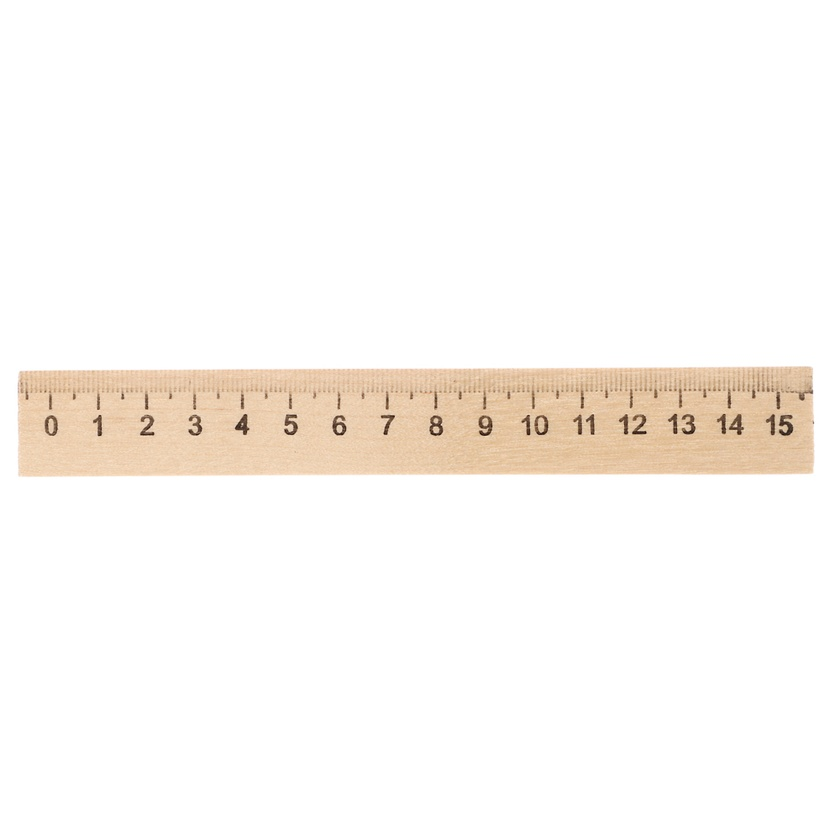
#> input picture src/photos_in/2.jpg, 840 x 840 px, shrunk from 1000 x 1000 before the run
$ python -i main.py   (imports and definitions only)
#> lines starting #> are read from the running program, lines starting #| are printed output that depends on the picture; after the words box and inside, x2 and y2 are one past the last pixel; in counts of white or black regions, pixels touching at a corner belong together
#> further down, picture is the input picture: shape (840, 840, 3); mean B, G, R 244, 247.8, 251.4
import cv2
import numpy as np
from ultralytics import YOLO

# [6 lines not run here, left out]

# [76 lines left out: functions detect_workspace, main, not called in this run]

def process_frame_with_localization(frame, real_object_width_mm=None, workspace=None):
    """
    Обрабатывает кадр:
    - Находит самый большой контур (объект)
    - Вписывает в minAreaRect
    - Строит диагонали
    - Привязывает центр к (0;0)
    - Если рабочая область найдена, вычисляет координаты объекта относительно неё
    """
    # Преобразование в оттенки серого
    img_grey = cv2.cvtColor(frame, cv2.COLOR_BGR2GRAY)
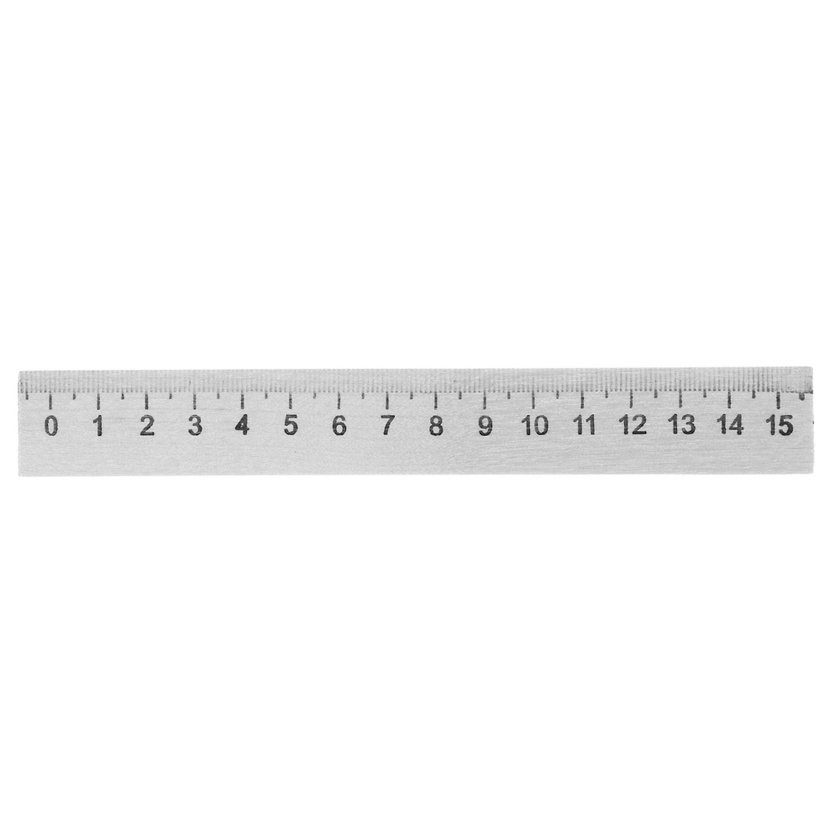
#> img_grey: shape (840, 840); min 11, max 255, mean 248.4

    # Повышение контрастности
    img_grey = cv2.equalizeHist(img_grey)
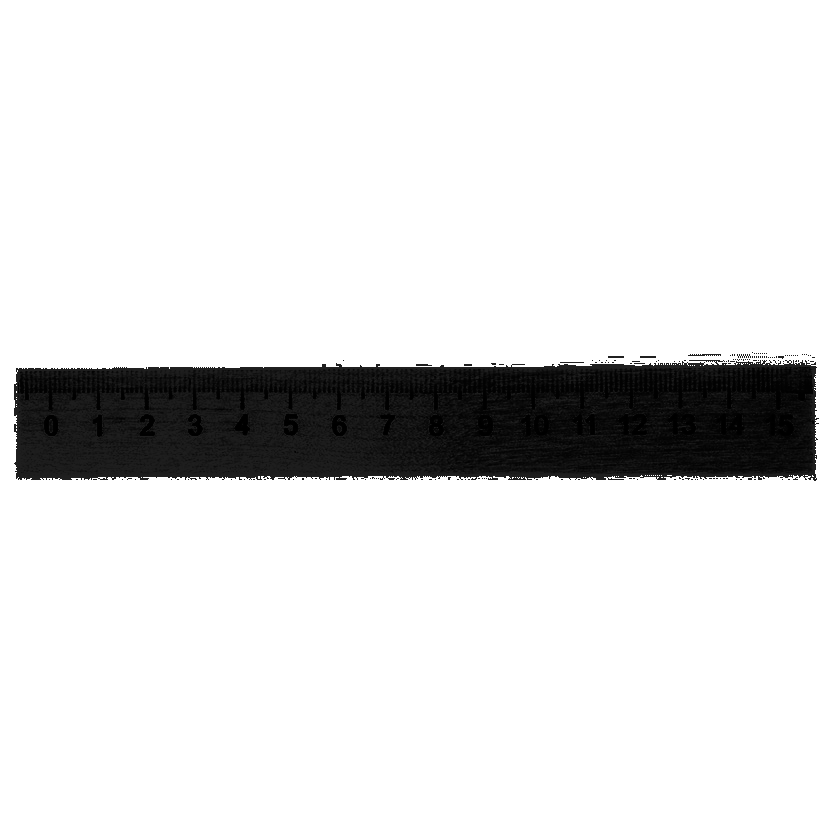
#> img_grey: shape (840, 840); min 0, max 255, mean 224.7

    # Применение размытия для снижения шума
    blurred = cv2.GaussianBlur(img_grey, (5, 5), 0)

    # Применение пороговой обработки для выделения объектов
    ret, thresh = cv2.threshold(blurred, 0, 255, cv2.THRESH_BINARY + cv2.THRESH_OTSU)
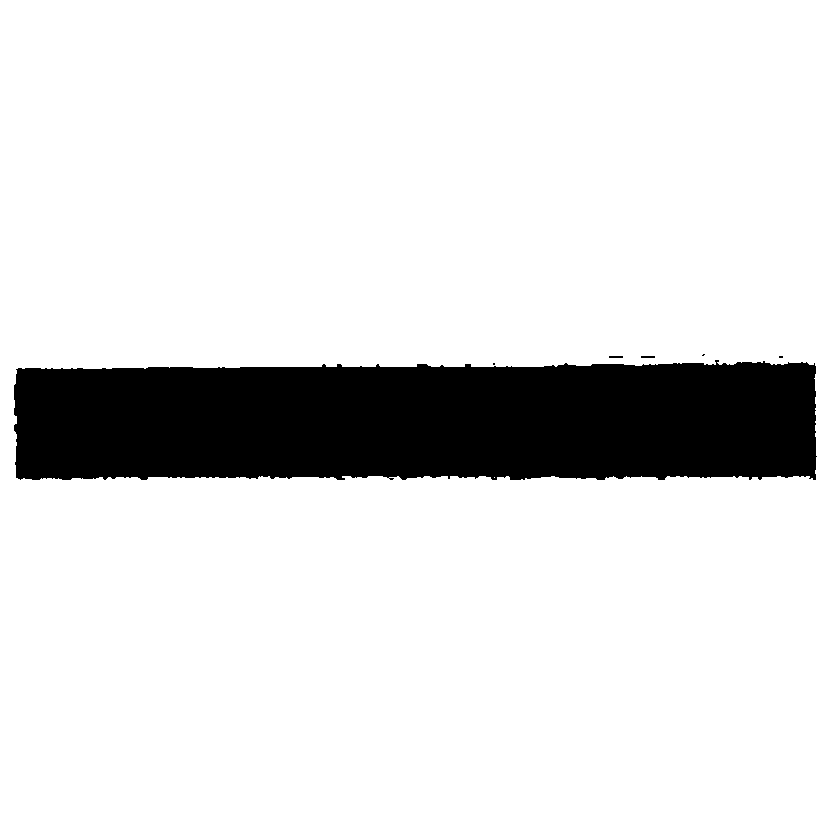
#> thresh: shape (840, 840); 87.4% white; 6 black regions (3 under 20 px), largest, box (x1, y1, x2, y2) and area: (14, 360, 817, 480) 89183, (609, 356, 623, 358) 28, (641, 356, 655, 358) 28
#> ret = 136

    # Морфологические операции для удаления мелких шумов
    kernel = cv2.getStructuringElement(cv2.MORPH_RECT, (5, 5))
    thresh = cv2.morphologyEx(thresh, cv2.MORPH_OPEN, kernel, iterations=2)
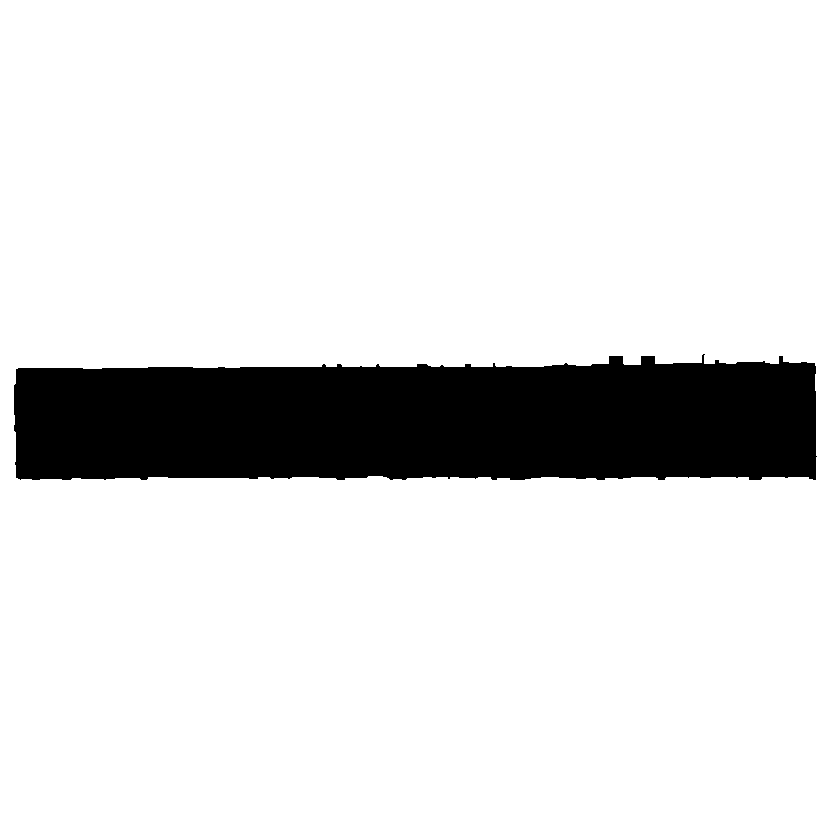
#> thresh: shape (840, 840); 87.2% white; 1 black region, box (x1, y1, x2, y2) and area: (14, 354, 817, 480) 89971

    # Заполнение "дыр" внутри объектов
    thresh = cv2.dilate(thresh, kernel, iterations=3)
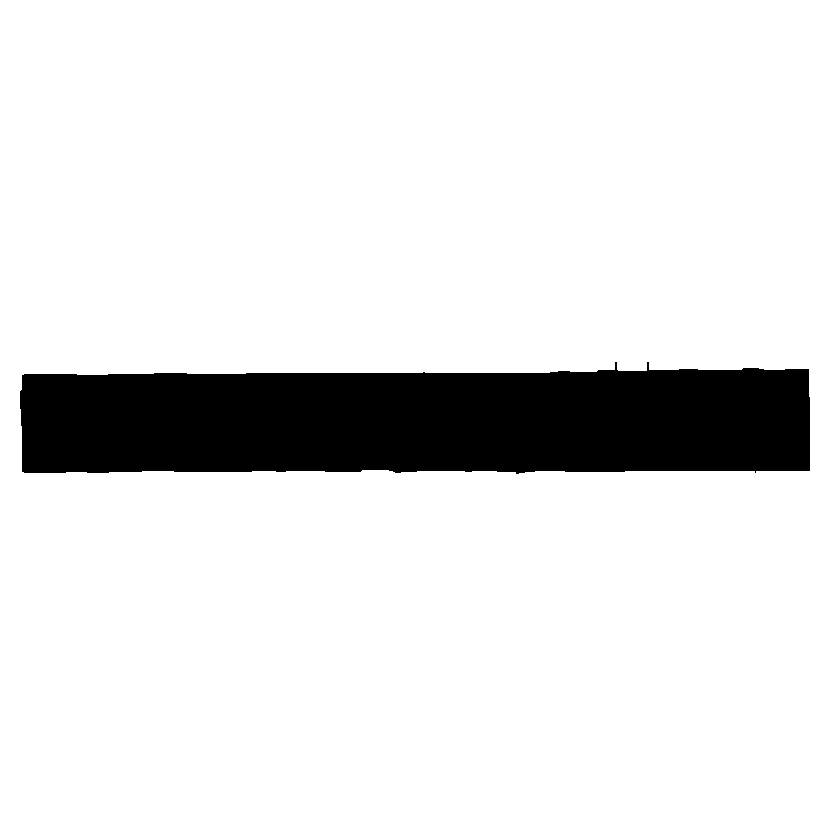
#> thresh: shape (840, 840); 88.9% white; 1 black region, box (x1, y1, x2, y2) and area: (20, 362, 810, 474) 78240

    # Поиск контуров
    contours, hierarchy = cv2.findContours(thresh, cv2.RETR_EXTERNAL, cv2.CHAIN_APPROX_SIMPLE)
#> contours = [[[0, 0], [0, 839], [839, 839], [839, 0]]]

    output = frame.copy()

    if workspace is not None:
        # Рисуем рабочую область
        center_x, center_y = workspace['center']
        width, height = workspace['width'], workspace['height']
        angle = workspace['angle']

        # Получаем 4 угла повёрнутого прямоугольника
        rect = ((center_x, center_y), (width, height), angle)
        box = cv2.boxPoints(rect)
        box = np.intp(box)

        # Рисуем контур рабочей области
        cv2.drawContours(output, [box], 0, (255, 255, 0), 2)

        # Рисуем центр рабочей области
        cv2.circle(output, (int(center_x), int(center_y)), 5, (255, 255, 0), -1)
        cv2.putText(output, "Workspace", (int(center_x) + 10, int(center_y) - 10),
                   cv2.FONT_HERSHEY_SIMPLEX, 0.5, (255, 255, 0), 1)

        # Выводим информацию о рабочей области
        cv2.putText(output, f"Workspace: {width:.0f}x{height:.0f} px, {angle:.1f} deg",
                   (10, output.shape[0] - 40), cv2.FONT_HERSHEY_SIMPLEX, 0.5, (255, 255, 0), 1)

    # Фильтруем контуры по площади (минимум 500 пикселей)
    min_contour_area = 500
    valid_contours = [c for c in contours if cv2.contourArea(c) > min_contour_area]
#> valid_contours = [[[0, 0], [0, 839], [839, 839], [839, 0]]]

    if valid_contours:
        main_contour = max(valid_contours, key=cv2.contourArea)
#> main_contour = [[0, 0], [0, 839], [839, 839], [839, 0]]
        rect = cv2.minAreaRect(main_contour)
#> rect = ((419.5, 419.5), (839, 839), -90)
        box = cv2.boxPoints(rect)
#> box = [[839, 839], [-2.57e-14, 839], [0, 0], [839, 0]]
        box = np.intp(box)
#> box = [[839, 839], [0, 839], [0, 0], [839, 0]]
        obj_center_x, obj_center_y = rect[0]
#> obj_center_x = 419.5; obj_center_y = 419.5
        width_px, height_px = rect[1]
#> width_px = 839; height_px = 839
        angle = rect[2]
#> angle = -90
        scale_mm_per_px = None
        scale_text = ""
        if real_object_width_mm is not None and width_px > 0:
            scale_mm_per_px = real_object_width_mm / width_px
            scale_text = f"Scale: {scale_mm_per_px:.3f} mm/px"
        else:
            scale_mm_per_px = 1.0
            scale_text = "Scale: 1 px/unit"
        cv2.drawContours(output, [box], 0, (255, 0, 0), 2)
        cv2.line(output, tuple(box[0]), tuple(box[2]), (0, 0, 255), 2)
        cv2.line(output, tuple(box[1]), tuple(box[3]), (0, 0, 255), 2)
        cv2.circle(output, (int(obj_center_x), int(obj_center_y)), 7, (0, 255, 255), -1)
#> output: shape (840, 840, 3); mean B, G, R 241.1, 242.5, 249
        cv2.putText(output, "(0;0) Obj", (int(obj_center_x) + 15, int(obj_center_y) - 15),
                   cv2.FONT_HERSHEY_SIMPLEX, 0.7, (0, 255, 255), 2)
        axis_len = 100
        # Ось X (вправо) - Красная
        end_x = (int(obj_center_x + axis_len), int(obj_center_y))
#> end_x = (519, 419)
        cv2.arrowedLine(output, (int(obj_center_x), int(obj_center_y)), end_x,
                       (0, 0, 255), 2, tipLength=0.2)
        cv2.putText(output, "X", end_x, cv2.FONT_HERSHEY_SIMPLEX, 0.6, (0, 0, 255), 2)
#> output: shape (840, 840, 3); mean B, G, R 240.9, 242.4, 249.1
        # Ось Y (вверх) - Синяя
        end_y = (int(obj_center_x), int(obj_center_y - axis_len))
#> end_y = (419, 319)
        cv2.arrowedLine(output, (int(obj_center_x), int(obj_center_y)), end_y,
                       (255, 0, 0), 2, tipLength=0.2)
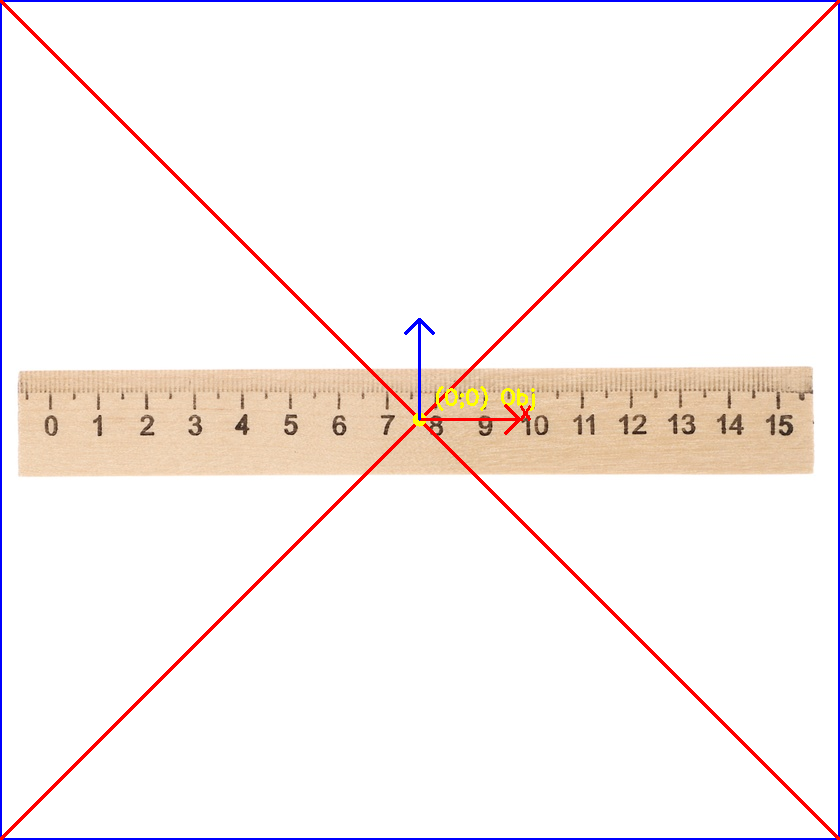
#> output: shape (840, 840, 3); mean B, G, R 240.9, 242.3, 249
        cv2.putText(output, "Y", end_y, cv2.FONT_HERSHEY_SIMPLEX, 0.6, (255, 0, 0), 2)
#> output: shape (840, 840, 3); 0.01% of pixels changed, all inside (x1, y1, x2, y2) = (419, 305, 431, 321)
        info_y = 30
        cv2.putText(output, f"Object Center: (0;0)", (10, info_y),
                   cv2.FONT_HERSHEY_SIMPLEX, 0.6, (255, 255, 255), 2)
#> output: shape (840, 840, 3); mean B, G, R 240.9, 242.3, 248.9
        info_y += 25
        cv2.putText(output, f"Object Angle: {angle:.1f} deg", (10, info_y),
                   cv2.FONT_HERSHEY_SIMPLEX, 0.6, (255, 255, 255), 2)
#> output: shape (840, 840, 3); mean B, G, R 240.9, 242.3, 248.9
        info_y += 25
        cv2.putText(output, f"Object Size: {width_px:.0f} x {height_px:.0f} px", (10, info_y),
                   cv2.FONT_HERSHEY_SIMPLEX, 0.6, (255, 255, 255), 2)
#> output: shape (840, 840, 3); mean B, G, R 240.9, 242.3, 248.9
        info_y += 25
        cv2.putText(output, scale_text, (10, info_y),
                   cv2.FONT_HERSHEY_SIMPLEX, 0.6, (255, 255, 255), 2)
#> output: shape (840, 840, 3); mean B, G, R 240.9, 242.3, 248.9

        if workspace is not None:
            ws_center_x, ws_center_y = workspace['center']
            ws_width, ws_height = workspace['width'], workspace['height']
            ws_angle = workspace['angle']

            # Вычисляем смещение объекта относительно центра рабочей области
            delta_x_mm = (obj_center_x - ws_center_x) * scale_mm_per_px
            delta_y_mm = (ws_center_y - obj_center_y) * scale_mm_per_px  # Инвертируем Y

            info_y += 30
            cv2.putText(output, "Position relative to Workspace:", (10, info_y),
                       cv2.FONT_HERSHEY_SIMPLEX, 0.5, (0, 255, 255), 1)
            info_y += 20
            cv2.putText(output, f"  dX: {delta_x_mm:+.2f} mm, dY: {delta_y_mm:+.2f} mm",
                       (10, info_y), cv2.FONT_HERSHEY_SIMPLEX, 0.5, (0, 255, 255), 1)

            # Выводим угол между объектом и рабочей областью
            relative_angle = angle - ws_angle
            info_y += 20
            cv2.putText(output, f"  Relative angle: {relative_angle:+.1f} deg",
                       (10, info_y), cv2.FONT_HERSHEY_SIMPLEX, 0.5, (0, 255, 255), 1)

            # Рисуем линию от центра рабочей области к центру объекта
            cv2.line(output, (int(ws_center_x), int(ws_center_y)),
                     (int(obj_center_x), int(obj_center_y)), (0, 255, 255), 1, cv2.LINE_AA)

        # Выводим площадь контура
        area = cv2.contourArea(main_contour)
#> area = 703921
        cv2.putText(output, f"Object Area: {area:.0f} px^2", (10, output.shape[0] - 10),
                   cv2.FONT_HERSHEY_SIMPLEX, 0.6, (255, 255, 255), 2)
#> output: shape (840, 840, 3); mean B, G, R 240.9, 242.3, 248.9

    else:
        cv2.putText(output, "Object not found", (10, 30),
                   cv2.FONT_HERSHEY_SIMPLEX, 0.7, (0, 0, 255), 2)
    return output

# [2 lines not run here, left out]

>>> import cv2
>>> picture = cv2.imread('photos_in/2.jpg')
>>> result = process_frame_with_localization(picture)
